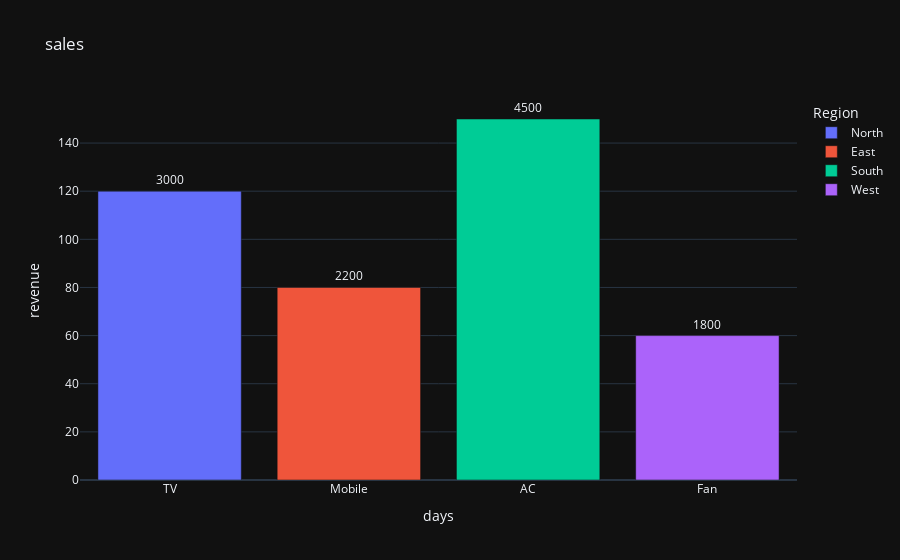

Notebook code cell kept with this figure:
### Code cell
fig = px.bar(
    sales_df ,
    x = "Product"
    , y = "Units_Sold"
    ,color = "Region"
    , text = "Revenue"
    , title = "sales"
    , template = "plotly_dark" ,
)
fig.update_traces(textposition = "outside")
fig.update_layout(
    xaxis_title = "days" ,
    yaxis_title = "revenue" ,
    showlegend = True ,
)

### Figure 1 — Plotly figure (JSON) as saved in the notebook; plotly's stock layout.template omitted (floating-point values rounded to 4 significant figures)
{"data": [{"hovertemplate": "Region=North<br>Product=%{x}<br>Units_Sold=%{y}<br>Revenue=%{text}<extra></extra>", "legendgroup": "North", "marker": {"color": "#636efa", "pattern": {"shape": ""}}, "name": "North", "orientation": "v", "showlegend": true, "text": [3000.0], "textposition": "outside", "x": ["TV"], "xaxis": "x", "y": [120], "yaxis": "y", "type": "bar"}, {"hovertemplate": "Region=East<br>Product=%{x}<br>Units_Sold=%{y}<br>Revenue=%{text}<extra></extra>", "legendgroup": "East", "marker": {"color": "#EF553B", "pattern": {"shape": ""}}, "name": "East", "orientation": "v", "showlegend": true, "text": [2200.0], "textposition": "outside", "x": ["Mobile"], "xaxis": "x", "y": [80], "yaxis": "y", "type": "bar"}, {"hovertemplate": "Region=South<br>Product=%{x}<br>Units_Sold=%{y}<br>Revenue=%{text}<extra></extra>", "legendgroup": "South", "marker": {"color": "#00cc96", "pattern": {"shape": ""}}, "name": "South", "orientation": "v", "showlegend": true, "text": [4500.0], "textposition": "outside", "x": ["AC"], "xaxis": "x", "y": [150], "yaxis": "y", "type": "bar"}, {"hovertemplate": "Region=West<br>Product=%{x}<br>Units_Sold=%{y}<br>Revenue=%{text}<extra></extra>", "legendgroup": "West", "marker": {"color": "#ab63fa", "pattern": {"shape": ""}}, "name": "West", "orientation": "v", "showlegend": true, "text": [1800.0], "textposition": "outside", "x": ["Fan"], "xaxis": "x", "y": [60], "yaxis": "y", "type": "bar"}], "layout": {"xaxis": {"anchor": "y", "domain": [0.0, 1.0], "title": {"text": "days"}}, "yaxis": {"anchor": "x", "domain": [0.0, 1.0], "title": {"text": "revenue"}}, "legend": {"title": {"text": "Region"}, "tracegroupgap": 0}, "title": {"text": "sales"}, "barmode": "relative", "showlegend": true}}
